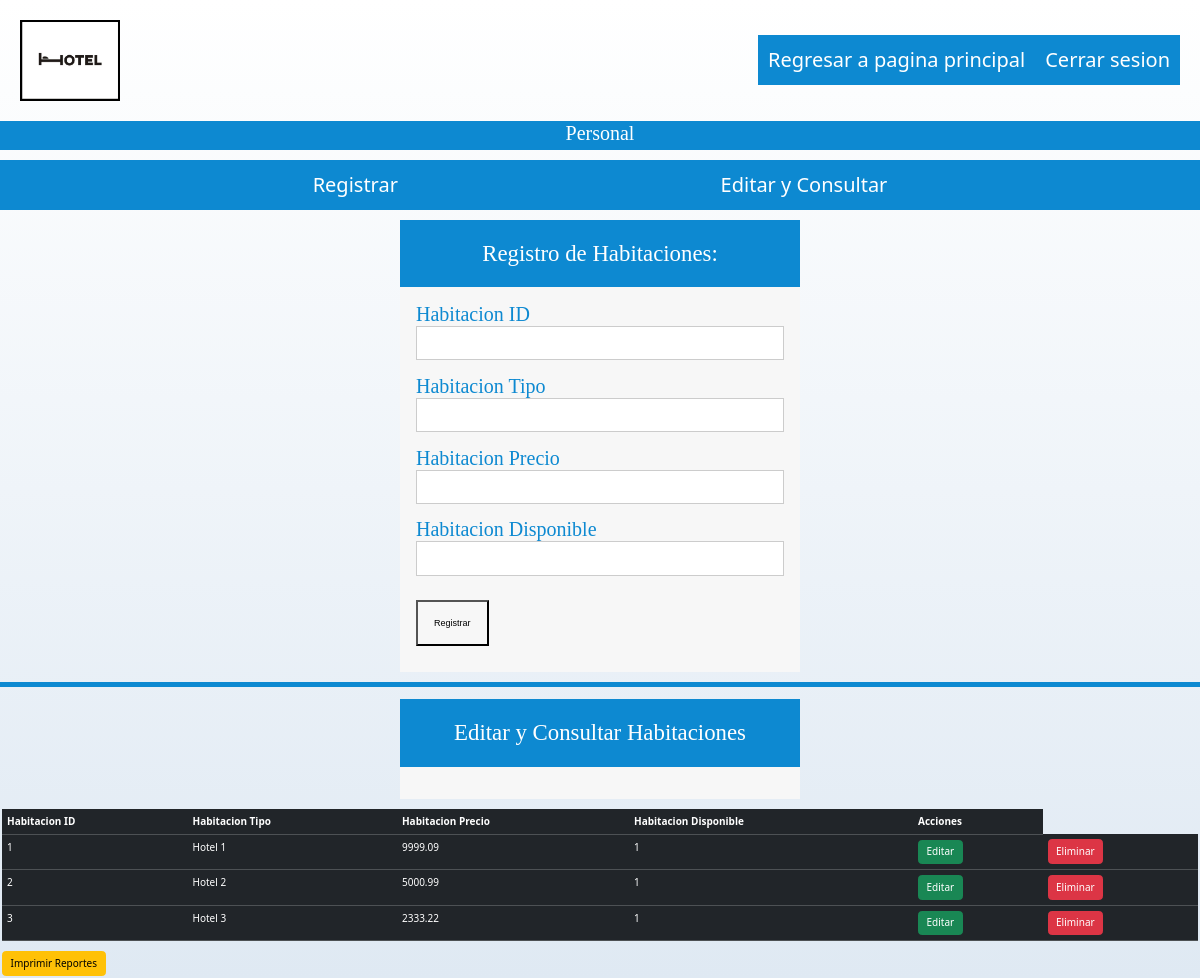
/home.php (signed in), run on the app's committed database.
### tables this page shows
CREATE TABLE `habitaciones` (
  `habitaciones_id` int(13) NOT NULL,
  `habitaciones_tipo` varchar(50) NOT NULL,
  `habitaciones_precio` decimal(7,2) NOT NULL,
  `habitaciones_disponible` tinyint(1) NOT NULL
);

### home.php (the view, shortened to what this page needs)
<?php
    include('database.php');
?>
<!DOCTYPE html>
<html lang="es">
<head>
    <link rel="stylesheet" href="css/normalize.css">
    <link rel="stylesheet" href="css/styles.css">
    <link href="https://cdn.jsdelivr.net/npm/bootstrap@5.3.3/dist/css/bootstrap.min.css" rel="stylesheet">
    <link rel="stylesheet" href="css/styles3.css">
</head>
<body>
    <header>
        <div class="logo">
            <img src="imagenes\logoHotel.png" alt="Logo">
        </div>
        <div class="nav-bg">
            <nav class="navegacion-principal">
                <a href="index.html">Regresar a pagina principal</a>
                <a href="cerrar_sesion.php">Cerrar sesion</a>
            </nav>
        </div>
    </header>
    <div class="nav-bg">
        <nav class="navegacion-principal">
        <h1>Personal</h1>
        </nav>
    </div>
    <div class="nav-bg">
            <nav class="navegacion-principal">
                <a href="#registro">Registrar</a>
                <a href="#Editar">Editar y Consultar</a>
            </nav>
    </div>
    <div class = "form-style-6">
        <form action = "registro_hab.php" method = "POST">
        <h1>Registro de Habitaciones:</h1>
            <label for = "id"> Habitacion ID </label>
            <input type = "text" name = "habitaciones_id">
            <label for = "tipo"> Habitacion Tipo </label>
            <input type = "text" name = "habitaciones_tipo">
            <label for = "precio"> Habitacion Precio </label>
            <input type = "text" name = "habitaciones_precio">
            <label for=  "displonible"> Habitacion Disponible </label>
            <input type = "text" name = "habitaciones_disponible" >
        <button type="submit" class="form-style-6" value="Send">Registrar</button>
    </div>
    <div class="nav-bg">
        <nav class="navegacion-principal">
        </nav>
    </div>
    <div class = "espacio-tabla">
        <div class = "form-style-6">
            <h2>Editar y Consultar Habitaciones</h2>
        </div>
                <table class="table table-dark table-hover">
                    <thead>
                        <tr>
                        <th scope="col">Habitacion ID</th>
                        <th scope="col">Habitacion Tipo</th>
                        <th scope="col">Habitacion Precio</th>
                        <th scope="col">Habitacion Disponible</th>
                        <th scope="col">Acciones</th>
                        </tr>
                    </thead>
                    <tbody>
                    <?php
                        $sql = "SELECT * from habitaciones";
                        $result = mysqli_query($conexion, $sql);
                        while($mostrar = mysqli_fetch_array($result)){
                    ?>
                        <tr>
                            <td> <?php echo $mostrar['habitaciones_id']?> </td>
                            <td> <?php echo $mostrar['habitaciones_tipo']?> </td>
                            <td> <?php echo $mostrar['habitaciones_precio']?> </td>
                            <td> <?php echo $mostrar['habitaciones_disponible']?> </td>
                            <td>
                                <a class = "btn btn-success" href = "editar.php?id=<?php echo $mostrar['habitaciones_id']?>">Editar</a>
                                <form action ="eliminar.php" method = "POST">
                                    <td> <input class = "btn btn-danger" type = "submit" value = "Eliminar" name = "btnElminar"> </td>
                                </form>
                        </td>
                        </tr>
                        <?php
                        }
                        ?>
                    </tbody>
                </table>
            <div class = "reporter">
                <a class = "btn btn-warning" href = "reportes.php">Imprimir Reportes</a>
            </div>
    </div>
</body>

### css/styles.css (style rules this page uses)
:root { --blanco: #ffffff; --oscuro: #212121; --primario: #4907c4; --secundario: #0d89d1; --gris: #757575; --grisClaro: #DFE9F3; }
html { font-size: 62.5%; box-sizing: border-box; scroll-snap-type: y mandatory; }
*, *:before, *:after { box-sizing: inherit; }
body { font-family: Cambria, Cochin, Georgia, Times, 'Times New Roman', serif; font-size: 16px; background-image: linear-gradient(to top, var(--grisClaro) 0%, var(--blanco)); }
h1 { font-family: Cambria, Cochin, Georgia, Times, 'Times New Roman', serif; font-size: 2rem; text-align: center; }
h1 { text-align: center; }
h2 { font-family: 'Franklin Gothic Medium', 'Arial Narrow', Arial, sans-serif; font-family: Cambria, Cochin, Georgia, Times, 'Times New Roman', serif; font-size: 2.5rem; color: #0d89d1; }
h2 { text-align: center; }
label { font-family: Cambria, Cochin, Georgia, Times, 'Times New Roman', serif; font-size: 2rem; color: #0d89d1; }
.logo img { max-width: 100px; border: 2px solid black; }
header { display: flex; align-items: center; justify-content: space-between; padding: 20px; }
.nav-bg { background-color: var(--secundario); }
.navegacion-principal { display: flex; flex-direction:column; }
@media (min-width: 480px) { .navegacion-principal { flex-direction:row; justify-content: space-evenly; } }
.navegacion-principal a { display: block; text-align: center; color: var(--blanco); padding: 1rem; text-decoration: none; font-size: 2rem; }
.navegacion-principal h1 { display: block; text-align: center; color: var(--blanco); text-decoration: none; font-size: 2rem; }

### css/styles3.css (style rules this page uses)
.form-style-6 { font: 95% Arial, Helvetica, sans-serif; max-width: 400px; margin: 10px auto; padding: 16px; background: #F7F7F7; }
.form-style-6 h2 { background: #0d89d1; padding: 20px 0; font-size: 240%; font-weight: 300; text-align: center; color: #fff; margin: -16px -16px 16px -16px }
.form-style-6 h1 { background: #0d89d1; padding: 20px 0; font-size: 240%; font-weight: 300; text-align: center; color: #fff; margin: -16px -16px 16px -16px; }
.form-style-6 input[type="text"], .form-style-6 input[type="date"], .form-style-6 input[type="datetime"], .form-style-6 input[type="email"], .form-style-6 input[type="number"], .form-style-6 input[type="search"], .form-style-6 input[type="time"], .form-style-6 input[type="url"], .form-style-6 textarea, .form-style-6 select { outline: none; box-sizing: border-box; -webkit-box-sizing: border-box; -moz-box-sizing: border-box; width: 100%; background: #fff; margin-bottom: 4%; border: 1px solid #ccc; padding: 3%; color: #555; font: 95% Arial, Helvetica, sans-serif; }
.espacio-tabla { padding: 2px; }

### data on the page
habitaciones: habitaciones_id "1", habitaciones_tipo "Hotel 1", habitaciones_precio "9999.09", habitaciones_disponible "1"
habitaciones: habitaciones_id "2", habitaciones_tipo "Hotel 2", habitaciones_precio "5000.99", habitaciones_disponible "1"
habitaciones: habitaciones_id "3", habitaciones_tipo "Hotel 3", habitaciones_precio "2333.22", habitaciones_disponible "1"
